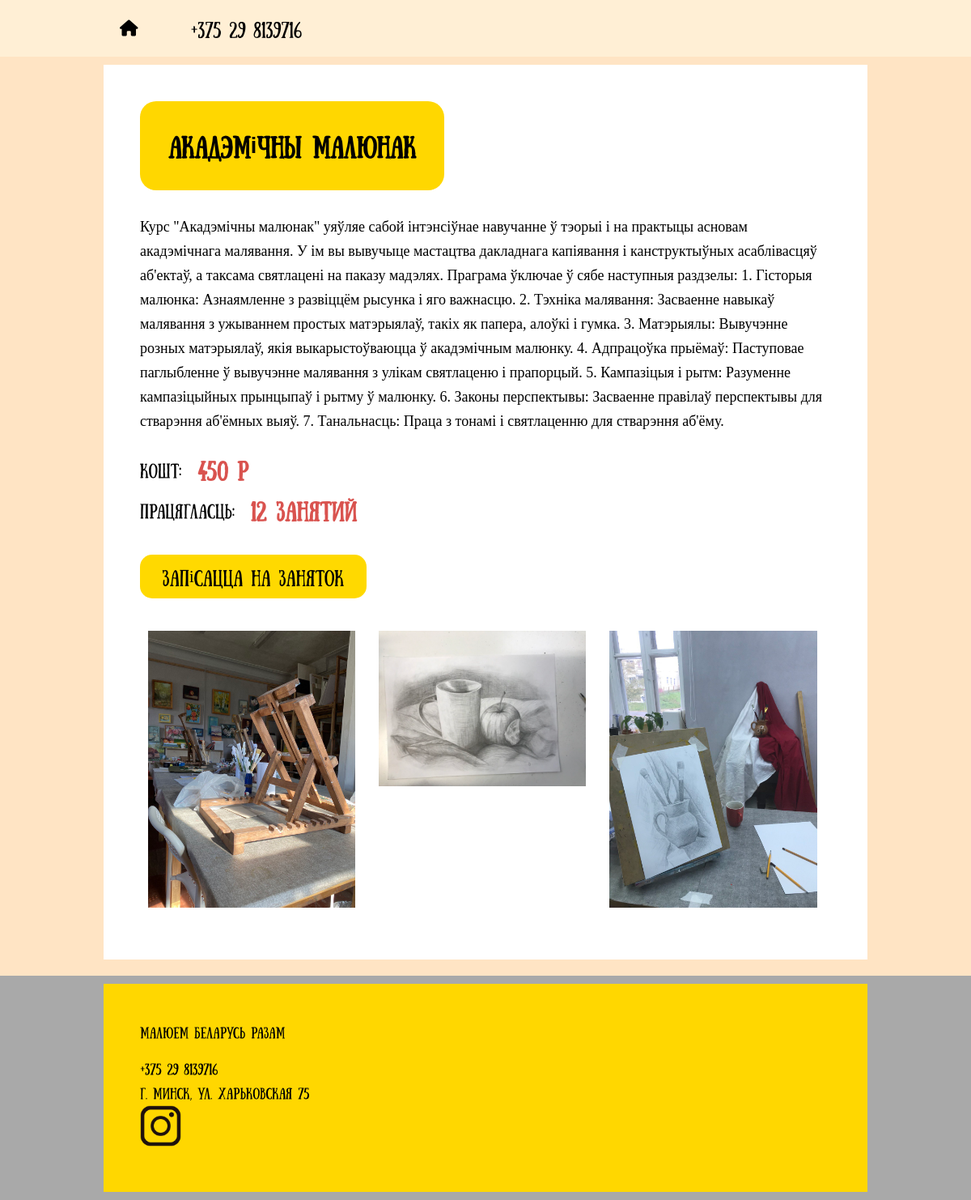
The page /education/1/ on the database its author committed.
### main/models.py (models this page shows, shortened)
class EducationDetail(models.Model):
    title = models.CharField(max_length=100)
    image = models.FileField(upload_to='images/')
    image_2 = models.FileField(upload_to='images/', default='images/sw_1.jpeg')
    image_3 = models.FileField(upload_to='images/', default='images/sw_1.jpeg')
    description = models.TextField()
    price = models.CharField(max_length=100)
    duration = models.CharField(max_length=20)

### main/views.py (the view)
# urls.py: path('education/<int:pk>/', views.education_detail, name='education_detail'),
def education_detail(request, pk):
    about_education = models.EducationDetail.objects.get(pk=pk)
    context = {
        'about': about_education
    }
    return render(request, 'education_detail.html', context)

### main/templates/education_detail.html
{% extends 'base.html' %}
{% load static %}
{% block content %}
<nav class="navigation">
            <div class="container">
                <ul>
                    <li class="home"><a href="{% url 'main_index' %}"><div class="home-image"><i class="fa fa-home"></i></div></a></li>
                    <li class="tel"><a href="#">+375 29 8139716</a></li>
                </ul>
            </div>
</nav>
<main class="main">
    <div class="container">
        <div class="about_education">
            <h2 class="title">{{about.title}}</h2>
            <p>{{about.description}}</p><br>
            <div class="course-details">
                кошт: <span class="price">{{about.price}}</span>
            </div>
            <div class="course-details">
                працягласць: <span class="duration">{{about.duration}}</span>
            </div>
            <div><a href="{% url 'join_up_form' %}"><button type="button" class="promo_button">Запісацца на заняток</button></a></div><br>
            <div class="ed_image">
                <img src="{{about.image.url}}" alt="photo education">
            </div>
            <div class="ed_image">
                <img src="{{about.image_2.url}}" alt="photo education">
            </div>
            <div class="ed_image">
                <img src="{{about.image_3.url}}" alt="photo education">
            </div>
        </div>
    </div>
</main>
{% endblock %}

### templates/base.html (style rules this page uses)
* { margin: 0; padding: 0; }
body { font-family: 'Sunday Regular', Arial, Helvetica, sans-serif; font-size: 18px; line-height: 30px; }
h2 { line-height: 40px; }
.container { width: 80%; max-width: 1280px; margin-left: auto; margin-right: auto; }
.header, .navigation, .main, .footer { padding: 10px; }
.navigation { background-color: #FFEFD5; }
.navigation ul { list-style: none; }
.navigation li { display: inline-block; margin-right: 16px; font-size: 20px; }
.navigation a { display: inline-block; color: black; text-decoration: none; text-transform: uppercase; padding: 10px 20px; }
.main { background-color: bisque; }
.main .container > div:first-child { margin-bottom: 10px; }
.main .promo_button, .main .yellow_button { border: none; border-radius: 15px; font-family: 'Sunday Regular'; font-size: 20px; width: 280px; padding: 15px; margin-top: 20px; background-color: #ffd900; cursor: pointer; }
.main .about_education { background-color: white; padding: 45px; }
.ed_image { width: 30%; display: inline-block; overflow: hidden; padding: 10px; vertical-align: top; }
.main .about_education img { width: 100%; }
.about_education .title { background-color: gold; text-align: center; margin-left: 0; padding: 35px; display: inline-block; border-radius: 20px; margin-bottom: 30px; }
.about_education p { font-family: 'Georgia', serif; font-size: 18px; }
.course-details { display: flex; align-items: center; margin-bottom: 20px; }
.course-details .price, .course-details .duration { font-size: 24px; color: #d9534f; font-weight: bold; margin-left: 20px; }

### rows shown on the page
EducationDetail: title "акадэмічны малюнак", description "Курс \"Акадэмічны малюнак\" уяўляе сабой інтэнсіўнае навучанне ў тэорыі і на практыцы асновам акадэмічнага малявання. У ім вы вывучыце мастацтва дакладнага капіявання і канструктыўных асаблівасцяў аб'ектаў, а таксама святлацені на паказу мадэлях. Праграма ўключае ў сябе наступныя раздзелы: 1. Гісторыя малюнка: Азнаямленне з развіццём рысунка і яго важнасцю. 2. Тэхніка малявання: Засваенне навыкаў малявання з ужываннем простых матэрыялаў, такіх як папера, алоўкі і гумка. 3. Матэрыялы: Вывучэнне розных матэрыялаў, якія выкарыстоўваюцца ў акадэмічным малюнку. 4. Адпрацоўка прыёмаў: Паступовае паглыбленне ў вывучэнне малявання з улікам святлаценю і прапорцый. 5. Кампазіцыя і рытм: Разуменне…", price "450 р", duration "12 занятий", image (picture), image_2 (picture), image_3 (picture)
